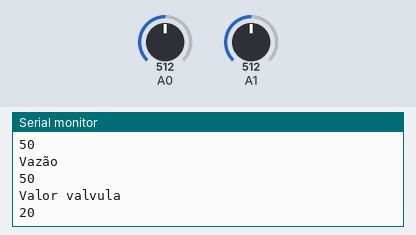
Bench run of a sketch on a simulated Arduino Uno, built with avr-gcc and run on an emulated ATmega328P. Parts: the last lines printed to the serial monitor. The test bench sets the inputs (shaded band); at power-on: A1 = 512, A0 = 512.

Above: at 4.2 s.
4.3 s: A1 set to 811
At 4.67 s:
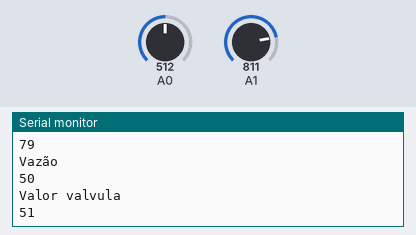
5.8 s: A1 set to 838
At 6.12 s:
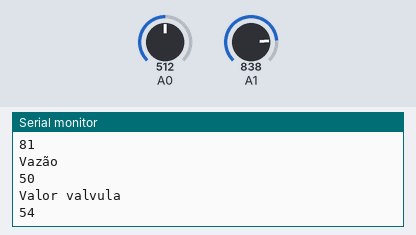
Timing chart, 0 to 8.8 s (numbered marks = the images above; inputs shaded):
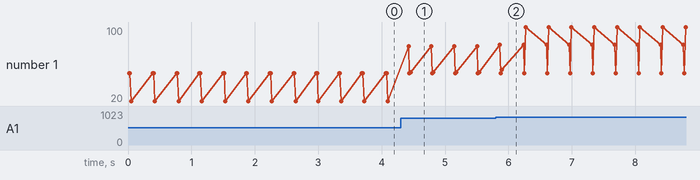

Measured:
- after the input at 4.3 s, the serial monitor: prints a new line after 0.12 s (image 1)
- after the input at 5.8 s, the serial monitor: prints a new line after 0.07 s (image 2)
- plotted number 1: 20 → 51 after the input at 4.3 s, 51 → 100 after the input at 5.8 s

The sketch:

AnalogRead_DigitalRead.ino
```cpp
#include <Arduino_FreeRTOS.h>
#include <semphr.h>  // add the FreeRTOS functions for Semaphores (or Flags).

// Definições:
//  1 - Tarefa que faz a leitura da luminosidade( Simula temperatura )
//  2 - Tarefa que faz a leitura da vazão
//  3 - Calculo do fechamento da valvula ( relação temperatura x vazão = saida da valvula %)
//  4 - Monitor de segurança  - a

// Premissas
// Válvula resfria o trocador
// Saída do calculo é o percentual de abertura da válvula
// Para uma determinada temperatura o monitor de segurança toma controle da variável de saída  e manda um valor padrão
// Monitor de segurança atua quando for identificado um determinado valor de temperatura
// toma o controle da saída  calculada e aciona led informando emergencia


// Temperatura ( 0 - 92)
// Vazão ( 0 - 99)
// Abertura da valvula (0 - 100)
SemaphoreHandle_t xSerialSemaphore;
SemaphoreHandle_t xSecuritySemaphore;

QueueHandle_t queueTemperatura;
QueueHandle_t queueVazao;
QueueHandle_t queueSecurity;
QueueHandle_t queueToOutput;
TaskHandle_t handleCalculadora;

void TaskLeituraVazao( void *pvParameters );
void TaskLeituraTemperatura( void *pvParameters );
void TaskMonitorSeguranca( void *pvParameters );
void TaskCalculador( void *pvParameters );
void TaskOutput (void * pvParameters );

int valorTemperatura = 0;
int valorVazao = 0;
int valorValvula = 100;
const int temperaturaLimite = 80;


// the setup function runs once when you press reset or power the board
void setup() {

  // initialize serial communication at 9600 bits per second:
  Serial.begin(9600);

  while (!Serial);

  // Semaphores are useful to stop a Task proceeding, where it should be paused to wait,
  // because it is sharing a resource, such as the Serial port.
  // Semaphores should only be used whilst the scheduler is running, but we can set it up here.
  if ( xSerialSemaphore == NULL )  // Check to confirm that the Serial Semaphore has not already been created.
  {
    xSerialSemaphore = xSemaphoreCreateMutex();  // Create a mutex semaphore we will use to manage the Serial Port
    if ( ( xSerialSemaphore ) != NULL )
      xSemaphoreGive( ( xSerialSemaphore ) );  // Make the Serial Port available for use, by "Giving" the Semaphore.
  }
  if ( xSecuritySemaphore == NULL )
  {
    xSecuritySemaphore = xSemaphoreCreateMutex();
    if ( ( xSecuritySemaphore ) != NULL )
      xSemaphoreGive( ( xSecuritySemaphore ) );
  }

  if (queueTemperatura == NULL) {
    queueTemperatura = xQueueCreate(1, sizeof(int));
    if (!queueTemperatura) Serial.println("Não conseguiu criar a queue para temperatura!");
  }

  if (queueVazao == NULL) {
    queueVazao = xQueueCreate(1, sizeof(int));
    if (!queueVazao) Serial.println("Não conseguiu criar a queue da vazao!");
  }

  if (queueSecurity = NULL){
    queueSecurity = xQueueCreate(1,sizeof(int));
    if (!queueSecurity) Serial.println("Não conseguiu criar a queue para security");
  }

  xTaskCreate(
    TaskLeituraVazao
    ,  (const portCHAR *) "LeituraVazao"
    ,  128  // Stack size
    ,  NULL
    ,  1  // Priority
    ,  NULL );

  xTaskCreate(
    TaskLeituraTemperatura
    ,  (const portCHAR *) "LeituraTemperatura"
    ,  128  // Stack size
    ,  NULL
    ,  1  // Priority
    ,  NULL );

  xTaskCreate(
    TaskMonitorSeguranca
    ,  (const portCHAR *) "MonitorSeguranca"
    ,  128  // Stack size
    ,  NULL
    ,  1  // Priority
    ,  NULL );

  xTaskCreate(
    TaskCalculador
    ,  (const portCHAR *) "Calculadora"
    ,  128  // Stack size
    ,  NULL
    ,  1  // Priority
    ,  &handleCalculadora );

  // Now the Task scheduler, which takes over control of scheduling individual Tasks, is automatically started.
}

void loop()
{
  // Não será usado
}

/*--------------------------------------------------*/
/*---------------------- Tasks ---------------------*/
/*--------------------------------------------------*/


/*
Task que faz a leitura da temperatura
*/
void TaskLeituraTemperatura( void *pvParameters __attribute__((unused)) )
{
  const TickType_t period = 25;
  TickType_t lastWakeTime;
  int sensorValue1;
  for (;;)
  {
    lastWakeTime = xTaskGetTickCount();
    sensorValue1 = analogRead(A1);
    sensorValue1 = (int)(((float)(sensorValue1)/1023)*100);
    xQueueSendToFront(queueTemperatura, &sensorValue1, 100);


    vTaskDelayUntil(&lastWakeTime, period);
  }
}

/*
Task que faz a leitura da vazão
*/
void TaskLeituraVazao( void *pvParameters __attribute__((unused)) )
{
  const TickType_t period = 25;
  TickType_t lastWakeTime;
  int sensorValue0;
  for (;;)
  {
    lastWakeTime = xTaskGetTickCount();
    sensorValue0 = analogRead(A0);
    sensorValue0 = (int)(((float)(sensorValue0)/1023)*100);
    xQueueSendToFront(queueVazao, &sensorValue0, 100);


    vTaskDelayUntil(&lastWakeTime, period);
  }
}

/*
Task que faz o calculo
*/
void TaskCalculador( void *pvParameters __attribute__((unused)) )
{
  int currentVazao = 0;
  int currentTemp = 0;
  int saida;
  const TickType_t period = 25;
  TickType_t lastWakeTime;
  for (;;)
  {
    lastWakeTime = xTaskGetTickCount();
    if (xSemaphoreTake(xSecuritySemaphore, ( TickType_t ) 5) == pdTRUE) {
      int err;
      err = xQueueReceive(queueTemperatura, &currentTemp, 20);
      if (err == pdPASS) {
        err = xQueueReceive(queueVazao, &currentVazao, 20);
        if (err == pdPASS) {
          valorTemperatura = currentTemp;
          valorVazao = currentVazao;
          saida =  (valorTemperatura*valorTemperatura - valorVazao)/120 ; //sei la
          valorValvula = saida;


          if ( xSemaphoreTake( xSerialSemaphore, ( TickType_t ) 5 ) == pdTRUE ) {
            Serial.println((const char*)"Temperatura:");
            Serial.println(valorTemperatura);
            Serial.println("Vazão");
            Serial.println(valorVazao);
            Serial.println("Valor valvula");
            Serial.println(valorValvula);


            xSemaphoreGive( xSerialSemaphore );
          }


        }
      }
      xSemaphoreGive(xSecuritySemaphore);
    }
   vTaskDelayUntil(&lastWakeTime, period);
  }
}

/*
Task que faz o calculo
*/
void TaskMonitorSeguranca( void *pvParameters __attribute__((unused)) )
{
  const TickType_t period = 25;
  TickType_t lastWakeTime;
  int currentTemp, currentVazao;

  for (;;)
  {
    lastWakeTime = xTaskGetTickCount();
    if (valorTemperatura > temperaturaLimite) {
      if ( xSemaphoreTake( xSecuritySemaphore, ( TickType_t ) 5 ) == pdTRUE ) {
        vTaskSuspend( handleCalculadora );
        valorValvula = 100;
        int err;
        err = xQueueReceive(queueTemperatura, &currentTemp, 20);
        if (err == pdPASS) {
          err = xQueueReceive(queueVazao, &currentVazao, 20);
          if (err == pdPASS) {
            valorTemperatura = currentTemp;
            valorVazao = currentVazao;
            if ( xSemaphoreTake( xSerialSemaphore, ( TickType_t ) 5 ) == pdTRUE ) {
              Serial.println((const char*)"Temperatura:");
              Serial.println(valorTemperatura);
              Serial.println("Vazão");
              Serial.println(valorVazao);
              Serial.println("Valor valvula");
              Serial.println(valorValvula);


            xSemaphoreGive( xSerialSemaphore );
          }
        }
        }
      }
      xSemaphoreGive(xSecuritySemaphore);

    }
    if (valorTemperatura <= temperaturaLimite) {
        vTaskResume(handleCalculadora);
    }

    vTaskDelayUntil(&lastWakeTime, period);
  }
}

void TaskOutput( void *pvParameters __attribute__((unused)) )  {
  const TickType_t period = 25;
  TickType_t lastWakeTime;
  for (;;) {
    lastWakeTime = xTaskGetTickCount();

    vTaskDelayUntil(&lastWakeTime, period);
  }

}
```
